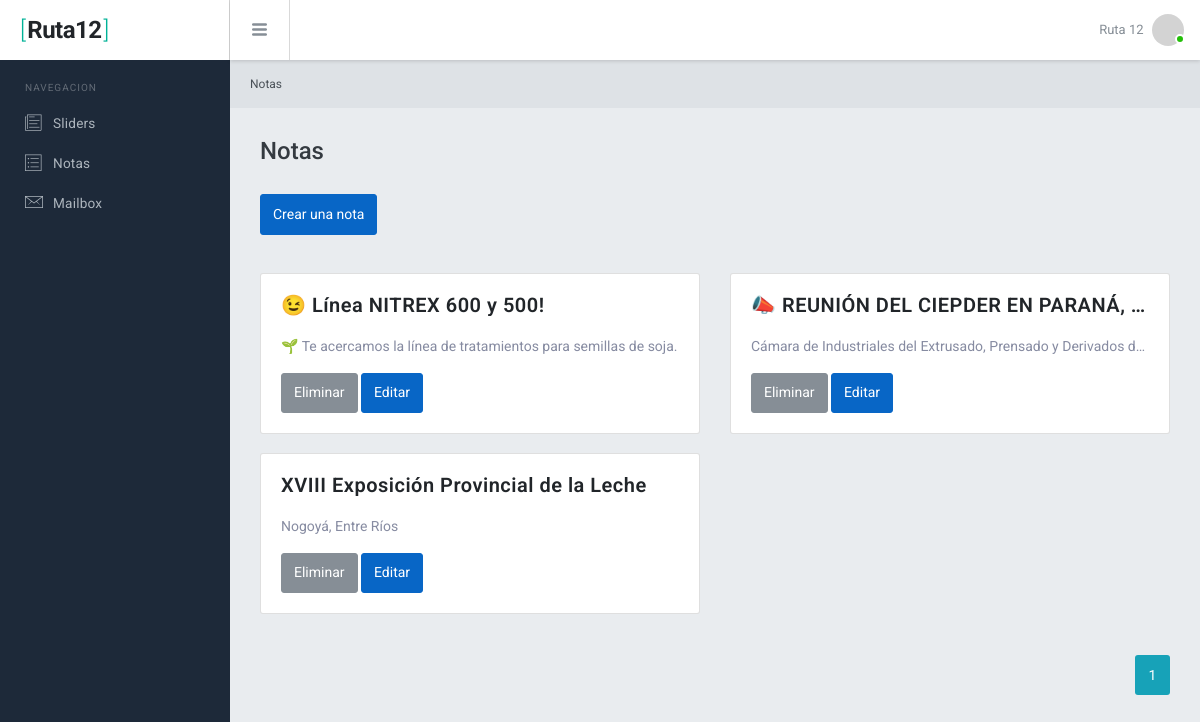
Screenshot of /theside/admin/app/sections.php (signed in) with the database file from the repository.
### tables this page shows
CREATE TABLE `sections` (
  `id` int(11) NOT NULL,
  `title` varchar(300) NOT NULL,
  `introduction` varchar(1000) NOT NULL,
  `text_block_a` varchar(3000) NOT NULL,
  `text_block_b` varchar(3000) NOT NULL,
  `featured_block_a` varchar(3000) NOT NULL,
  `featured_block_b` varchar(3000) NOT NULL,
  `fecha_realizado` datetime NOT NULL,
  `links` varchar(1000) DEFAULT NULL,
  `introduction_link` varchar(300) DEFAULT NULL
);

### theside/php/repositories/BaseRepository.php (called while the page is built, shortened)
<?php
class BaseRepository {
    protected $table;
    public function findAllAsociate($identifier , $id){
        $mysql = new Mysql();
        $mysqli = $mysql->connect();
        $sql = "SELECT id FROM $this->table WHERE $identifier = ?";
        $stmt = $mysqli->prepare($sql);
        $stmt->bind_param("i",$id);
        $stmt->execute();
        $result = $stmt->get_result();
        $resultObject = [];
        while($resultFetch = $result->fetch_assoc()) {
            $resultObject[] = $this->find($resultFetch['id']);
        }
        return $resultObject;
    }
    public function baseFind($id) {
        $mysql = new Mysql();
        $mysqli = $mysql->connect();
        $sql = "SELECT * FROM $this->table WHERE id = ?";
        $stmt = $mysqli->prepare($sql);
        $stmt->bind_param("i",$id);
        $stmt->execute();
        $result = $stmt->get_result();
        $resultFetch = $result->fetch_assoc();
        return $resultFetch;
    }
    public function findPagination($page , $order = NULL) {
        $mysql = new Mysql();
        $mysqli = $mysql->connect();
        $limit = RECORDS_LIMIT;
        $paginationStart = ($page - 1) * $limit;
        if(empty($order))
            $sql = "SELECT * FROM $this->table LIMIT $paginationStart, $limit";
        else $sql = "SELECT * FROM $this->table ORDER BY $order DESC LIMIT $paginationStart, $limit";
        $stmt = $mysqli->prepare($sql);
        $stmt->execute();
        $result = $stmt->get_result();
        $resultObject = [];
        while($resultFetch = $result->fetch_assoc()) {
            $resultObject[] = $this->find($resultFetch['id']);
        }
        return $resultObject;
    }
}

### theside/php/repositories/SectionRepository.php (called while the page is built, shortened)
<?php
require_once __DIR__. "/../clases/Section.php";
require_once __DIR__. "/../repositories/CommentRepository.php";
require_once __DIR__. "/../repositories/FileSectionRepository.php";
require_once __DIR__. "/../repositories/BaseRepository.php";
class SectionRepository  extends BaseRepository{
    public function __construct () {
        $this->table = "sections";
        $this->identifier = "section_id";
    }
    public function find($id) {
        $commentRepository = new CommentRepository();
        $fileSectionsRepository = new FileSectionRepository();
        $section = $this->baseFind($id);
        $fileSections = $fileSectionsRepository->findAllAsociate($this->identifier,$id);
        $fileSections = $fileSectionsRepository->orderFileSection($fileSections);
        $comments = $commentRepository->findAllAsociate($this->identifier,$id);
        $sectionObject = new Section();
        $sectionObject->setId($section['id']);
        $sectionObject->setTitle($section['title']);
        $sectionObject->setIntroduction($section['introduction']);
        $sectionObject->setTextBlockA($section['text_block_a']);
        $sectionObject->setTextBlockB($section['text_block_b']);
        $sectionObject->setFeacturedBlockA($section['featured_block_a']);
        $sectionObject->setFeacturedBlockB($section['featured_block_b']);
        $sectionObject->setFechaRealizada($section['fecha_realizado']);
        $sectionObject->setLinkSection($section['links']);
        $sectionObject->setIntroductionLink($section["introduction_link"]);
        $sectionObject->setComments($comments);
        $sectionObject->setFileSections($fileSections);
        return $sectionObject;
    }
}

### theside/php/repositories/FileSectionRepository.php (called while the page is built, shortened)
<?php
require_once __DIR__. "/../clases/FileSection.php";
require_once __DIR__. "/../repositories/BaseRepository.php";
function ordFileSections($FileSectionObject1 , $FileSectionObject2) {
    return ($FileSectionObject1->getPosition() < $FileSectionObject2->getPosition()) ? -1 : 1;
}
class FileSectionRepository extends BaseRepository{
    public function __construct() {
        $this->table = "section_file";
    }
    public function find($id) {
        $fileSection = $this->baseFind($id);
        $fileSectionObject = new FileSection();
        $fileSectionObject->setId($fileSection['id']);
        $fileSectionObject->setPosition($fileSection['position']);
        $fileSectionObject->setFilePath($fileSection['file_path']);
        return $fileSectionObject;
    }
    public function orderFileSection($FileSectionObjects) {
        usort($FileSectionObjects , 'ordFileSections');
        return $FileSectionObjects;
    }
}

### theside/php/clases/FileSection.php (called while the page is built, shortened)
<?php
class FileSection {
    private $position;
    public function setPosition($newPosition) {
        $this->position = $newPosition;
    }
    public function getPosition() {
        return $this->position;
    }
}

### theside/php/repositories/CommentRepository.php (called while the page is built, shortened)
<?php
require_once __DIR__. "/../repositories/BaseRepository.php";
class CommentRepository extends BaseRepository{
    public function __construct() {
        $this->table = "comments";
    }
}

### theside/php/clases/Section.php (called while the page is built, shortened)
<?php
class Section {
    private $id;
    private $title;
    private $introduction;
    public function setId($newId) {
        $this->id = $newId;
    }
    public function getId() {
        return $this->id;
    }
    public function setTitle($newTitle) {
        $this->title = $newTitle;
    }
    public function getTitle() {
        return $this->title;
    }
    public function setIntroduction($newIntroduction) {
        $this->introduction = $newIntroduction;
    }
    public function getIntroduction() {
        return $this->introduction;
    }
}

### theside/admin/app/sections.php (the view, shortened to what this page needs)
<?php
require_once "./template.php";
require_once __DIR__ . "/../../php/repositories/SectionRepository.php";
$page = 1;
$sectionRepository = new SectionRepository();
$sections = $sectionRepository->findPagination($page , "fecha_realizado");
?>
    <div class="br-mainpanel">
        <div class="br-pageheader pd-y-15 pd-l-20">
            <nav class="breadcrumb pd-0 mg-0 tx-12">
            <span class="breadcrumb-item active">Notas</span>
            </nav>
        </div>
        <div class="pd-x-20 pd-sm-x-30 pd-t-20 pd-sm-t-30">
            <h4 class="tx-gray-800 mg-b-5">Notas</h4>
        </div>
        <div class="br-pagebody pd-x-20 pd-sm-x-30 pd-b-20">
            <a style="margin-bottom: 2%;"class="btn btn-primary" href="section.php" role="button">Crear una nota</a>
            <br>
            <div class="row">
                <?php
                foreach($sections as $section) {
                ?>
                <div style="margin-top: 20px;" class="col-sm-6 section" data-index="<?=$section->getId();?>">
                    <div class="card">
                        <div class="card-body">
                            <h5 class="card-title text-large"><?=$section->getTitle();?></h5>
                            <p class="card-text text-large"><?=$section->getIntroduction();?></p>
                            <a href="#" class="btn btn-secondary delete" data-index="<?=$section->getId();?>">Eliminar</a>
                            <a href="section.php?id=<?=$section->getId();?>" class="btn btn-primary">Editar</a>
                        </div>
                    </div>
                </div>
                <?php
                }
                ?>
            </div>
            <br/><br/>
            <ul style='float:right;' class="pagination">
                <?php
                echo '<li class="active page-item"><a class="page-link" href="#">' . $page . '</a></li>';
                ?>
            </ul>
        </div>
    </div>
<?php
require_once "./templateFinal.php";
?>

### theside/admin/css/personal.css (style rules this page uses)
.section { max-height: 160px; }
.text-large { text-overflow: ellipsis; overflow: hidden; white-space: nowrap; max-width : 1; }

### rows the page displays
sections: title "😉 Línea NITREX 600 y 500!", introduction "🌱 Te acercamos la línea de tratamientos para semillas de soja."
sections: title "📣 REUNIÓN DEL CIEPDER EN PARANÁ,…", introduction "Cámara de Industriales del Extrusado, Prensado y Derivados d…"
sections: title "XVIII Exposición Provincial de la Leche", introduction "Nogoyá, Entre Ríos"

### other values shown
$page "1"
